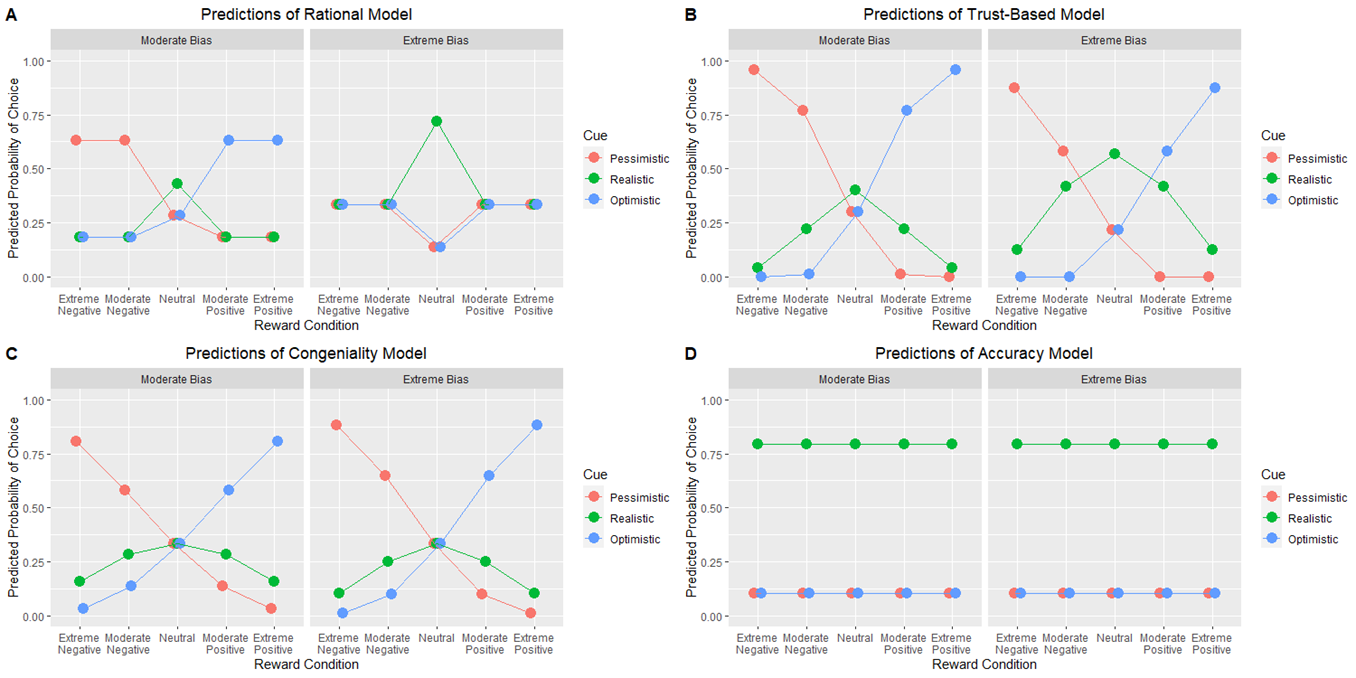

The script that drew this image:
library(tidyverse)
library(ggpubr)
library(stringr)

#Calculate and Normalize Expected Values for each Reward Condition and Information Valuation Strategy
Q <- function(Jprob = list(O1S1 = .375,O2S1 = .125,O1S2 = .125, O2S2 = .375), Reward = list(S1L = 5, S1R = 0, S2L = -5, S2R= 0), Model = "Confirmation_Bias",p1 = .25,p2=1,p3 = 0.25, p4 = .5){
  if(Model == "Rational"){
    EQ <- ifelse(Jprob$O1S1*Reward$S1L + Jprob$O1S2*Reward$S2L >
                   Jprob$O1S1*Reward$S1R + Jprob$O1S2*Reward$S2R,
                 Jprob$O1S1*Reward$S1L + Jprob$O1S2*Reward$S2L,
                 Jprob$O1S1*Reward$S1R + Jprob$O1S2*Reward$S2R) +
      ifelse(Jprob$O2S1*Reward$S1L + Jprob$O2S2*Reward$S2L > 
               Jprob$O2S1*Reward$S1R + Jprob$O2S2*Reward$S2R,
             Jprob$O2S1*Reward$S1L + Jprob$O2S2*Reward$S2L,
             Jprob$O2S1*Reward$S1R + Jprob$O2S2*Reward$S2R)
  } else if(Model == "Heuristic"){
    EQ <-  Jprob$O1S1*Reward$S1L + Jprob$O1S2*Reward$S2L + Jprob$O2S1*Reward$S1R + Jprob$O2S2*Reward$S2R
  } else if(Model == "Confirmation_Bias"){
    EQ <- ifelse((Jprob$O1S1 +Jprob$O2S1)*Reward$S1L + (Jprob$O1S2 +Jprob$O2S2)*Reward$S2L  >
                   (Jprob$O1S1 +Jprob$O2S1)*Reward$S1R + (Jprob$O1S2 +Jprob$O2S2)*Reward$S2R,
                 (Jprob$O1S1 + Jprob$O1S2)*((Jprob$O1S1 +Jprob$O2S1)*Reward$S1L + (Jprob$O1S2 +Jprob$O2S2)*Reward$S2L -
                                              ((Jprob$O1S1 +Jprob$O2S1)*Reward$S1R + (Jprob$O1S2 +Jprob$O2S2)*Reward$S2R)),
                 (Jprob$O2S1 + Jprob$O2S2)*((Jprob$O1S1 +Jprob$O2S1)*Reward$S1R + (Jprob$O1S2 +Jprob$O2S2)*Reward$S2R - 
                                              ((Jprob$O1S1 +Jprob$O2S1)*Reward$S1L + (Jprob$O1S2 +Jprob$O2S2)*Reward$S2L))) 
  } else if(Model == "Accuracy"){
    EQ <-  Jprob$O1S1 + Jprob$O2S2
  }
  CQ <- ifelse((Jprob$O1S1 +Jprob$O2S1)*Reward$S1L + (Jprob$O1S2 +Jprob$O2S2)*Reward$S2L  >
                 (Jprob$O1S1 +Jprob$O2S1)*Reward$S1R + (Jprob$O1S2 +Jprob$O2S2)*Reward$S2R,
               (Jprob$O1S1 +Jprob$O2S1)*Reward$S1L + (Jprob$O1S2 +Jprob$O2S2)*Reward$S2L,
               (Jprob$O1S1 +Jprob$O2S1)*Reward$S1R + (Jprob$O1S2 +Jprob$O2S2)*Reward$S2R) 
  return(list(EQ,CQ))
}

d <- data.frame(Condition = rep(1:5,each =6),
                Reward_Condition = rep(c("Extreme Negative", "Moderate Negative","Neutral","Moderate Positive","Extreme Positive"),each =6) %>%
                  factor(levels =c("Extreme Negative", "Moderate Negative","Neutral","Moderate Positive","Extreme Positive")) ,
                Cue = rep(c("Pessimistic","Realistic","Optimistic"),10) %>% factor(levels=c("Pessimistic","Realistic","Optimistic")),
                Bias_Condition = rep(c("Moderate Bias","Extreme Bias"),each =3) %>% factor(levels = c("Moderate Bias","Extreme Bias")))
for(i in c("Rational","Confirmation_Bias", "Heuristic","Accuracy")){
  QExtOptC1 <- Q(list(O1S1 = .5,O2S1 = 0, O1S2 = .5, O2S2 = .0), Reward = list(S1L = 1, S1R = 0, S2L = -10, S2R= 0), Model = i)[[1]]
  QModOptC1 <- Q(list(O1S1 = .5,O2S1 = 0, O1S2 = .275, O2S2 = .225), Reward = list(S1L = 1, S1R = 0, S2L = -10, S2R= 0), Model = i)[[1]]
  QRealC1 <- Q(list(O1S1 = .4,O2S1 = .1, O1S2 = .1, O2S2 = .4), Reward = list(S1L = 1, S1R = 0, S2L = -10, S2R= 0), Model = i)[[1]]
  QModPessC1 <- Q(list(O1S1 = .225,O2S1 = .275, O1S2 = 0, O2S2 = .5), Reward = list(S1L = 1, S1R = 0, S2L = -10, S2R= 0), Model = i)[[1]]
  QExtPessC1 <- Q(list(O1S1 = 0,O2S1 = .5, O1S2 = 0, O2S2 = .5), Reward = list(S1L = 1, S1R = 0, S2L = -10, S2R= 0), Model = i)[[1]]
  
  QExtOptC2 <- Q(list(O1S1 = .5,O2S1 = 0, O1S2 = .5, O2S2 = .0), Reward = list(S1L = 1, S1R = 0, S2L = -5, S2R= 0), Model = i)[[1]]
  QModOptC2 <- Q(list(O1S1 = .5,O2S1 = 0, O1S2 = .275, O2S2 = .225), Reward = list(S1L = 1, S1R = 0, S2L = -5, S2R= 0), Model = i)[[1]]
  QRealC2 <- Q(list(O1S1 = .4,O2S1 = .1, O1S2 = .1, O2S2 = .4), Reward = list(S1L = 1, S1R = 0, S2L = -5, S2R= 0), Model = i)[[1]]
  QModPessC2 <- Q(list(O1S1 = .225,O2S1 = .275, O1S2 = 0, O2S2 = .5), Reward = list(S1L = 1, S1R = 0, S2L = -5, S2R= 0), Model = i)[[1]]
  QExtPessC2 <- Q(list(O1S1 = 0,O2S1 = .5, O1S2 = 0, O2S2 = .5), Reward = list(S1L = 1, S1R = 0, S2L = -5, S2R= 0), Model = i)[[1]]
  
  QExtOptC3 <- Q(list(O1S1 = .5,O2S1 = 0, O1S2 = .5, O2S2 = .0), Reward = list(S1L = 1, S1R = 0, S2L = -1, S2R= 0), Model = i)[[1]]
  QModOptC3 <- Q(list(O1S1 = .5,O2S1 = 0, O1S2 = .275, O2S2 = .225), Reward = list(S1L = 1, S1R = 0, S2L = -1, S2R= 0), Model = i)[[1]]
  QRealC3 <- Q(list(O1S1 = .4,O2S1 = .1, O1S2 = .1, O2S2 = .4), Reward = list(S1L = 1, S1R = 0, S2L = -1, S2R= 0), Model = i)[[1]]
  QModPessC3 <- Q(list(O1S1 = .225,O2S1 = .275, O1S2 = 0, O2S2 = .5), Reward = list(S1L = 1, S1R = 0, S2L = -1, S2R= 0), Model = i)[[1]]
  QExtPessC3 <- Q(list(O1S1 = 0,O2S1 = .5, O1S2 = 0, O2S2 = .5), Reward = list(S1L = 1, S1R = 0, S2L = -1, S2R= 0), Model = i)[[1]]
  
  QExtOptC4 <- Q(list(O1S1 = .5,O2S1 = 0, O1S2 = .5, O2S2 = .0), Reward = list(S1L = 5, S1R = 0, S2L = -1, S2R= 0), Model = i)[[1]]
  QModOptC4 <- Q(list(O1S1 = .5,O2S1 = 0, O1S2 = .275, O2S2 = .225), Reward = list(S1L = 5, S1R = 0, S2L = -1, S2R= 0), Model = i)[[1]]
  QRealC4 <- Q(list(O1S1 = .4,O2S1 = .1, O1S2 = .1, O2S2 = .4), Reward = list(S1L = 5, S1R = 0, S2L = -1, S2R= 0), Model = i)[[1]]
  QModPessC4 <- Q(list(O1S1 = .225,O2S1 = .275, O1S2 = 0, O2S2 = .5), Reward = list(S1L = 5, S1R = 0, S2L = -1, S2R= 0), Model = i)[[1]]
  QExtPessC4 <- Q(list(O1S1 = 0,O2S1 = .5, O1S2 = 0, O2S2 = .5), Reward = list(S1L = 5, S1R = 0, S2L = -1, S2R= 0), Model = i)[[1]]
  
  QExtOptC5 <- Q(list(O1S1 = .5,O2S1 = 0, O1S2 = .5, O2S2 = .0), Reward = list(S1L = 10, S1R = 0, S2L = -1, S2R= 0), Model = i)[[1]]
  QModOptC5 <- Q(list(O1S1 = .5,O2S1 = 0, O1S2 = .275, O2S2 = .225), Reward = list(S1L = 10, S1R = 0, S2L = -1, S2R= 0), Model = i)[[1]]
  QRealC5 <- Q(list(O1S1 = .4,O2S1 = .1, O1S2 = .1, O2S2 = .4), Reward = list(S1L = 10, S1R = 0, S2L = -1, S2R= 0), Model = i)[[1]]
  QModPessC5 <- Q(list(O1S1 = .225,O2S1 = .275, O1S2 = 0, O2S2 = .5), Reward = list(S1L = 10, S1R = 0, S2L = -1, S2R= 0), Model = i)[[1]]
  QExtPessC5 <- Q(list(O1S1 = 0,O2S1 = .5, O1S2 = 0, O2S2 = .5), Reward = list(S1L = 10, S1R = 0, S2L = -1, S2R= 0), Model = i)[[1]]
  
  QExtOpt <- c(QExtOptC1,QExtOptC2,QExtOptC3,QExtOptC4,QExtOptC5,QRealC1,QRealC2,QRealC3,QRealC4,QRealC5,QExtPessC1,QExtPessC2,QExtPessC3,QExtPessC4,QExtPessC5) %>% scale
  QModOpt <- c(QModOptC1,QModOptC2,QModOptC3,QModOptC4,QModOptC5,QRealC1,QRealC2,QRealC3,QRealC4,QRealC5,QModPessC1,QModPessC2,QModPessC3,QModPessC4,QModPessC5) %>% scale
  QExtReal <- c(QRealC1,QRealC2,QRealC3,QRealC4,QRealC5,QExtOptC1,QExtOptC2,QExtOptC3,QExtOptC4,QExtOptC5,QExtPessC1,QExtPessC2,QExtPessC3,QExtPessC4,QExtPessC5) %>% scale
  QModReal <- c(QRealC1,QRealC2,QRealC3,QRealC4,QRealC5,QModOptC1,QModOptC2,QModOptC3,QModOptC4,QModOptC5,QModPessC1,QModPessC2,QModPessC3,QModPessC4,QModPessC5) %>% scale
  QModPess <- c(QModPessC1,QModPessC2,QModPessC3,QModPessC4,QModPessC5,QRealC1,QRealC2,QRealC3,QRealC4,QRealC5,QModOptC1,QModOptC2,QModOptC3,QModOptC4,QModOptC5) %>% scale
  QExtPess <- c(QExtPessC1,QExtPessC2,QExtPessC3,QExtPessC4,QExtPessC5,QRealC1,QRealC2,QRealC3,QRealC4,QRealC5,QExtOptC1,QExtOptC2,QExtOptC3,QExtOptC4,QExtOptC5) %>% scale
  
  d <- d %>% mutate(
    "EV_{i}" := case_when(
      Bias_Condition == "Extreme Bias" & Cue == "Optimistic" & Condition == 5 ~ QExtOpt[5],
      Bias_Condition == "Extreme Bias" & Cue == "Optimistic" & Condition == 4 ~ QExtOpt[4],
      Bias_Condition == "Extreme Bias" & Cue == "Optimistic" & Condition == 3 ~ QExtOpt[3],
      Bias_Condition == "Extreme Bias" & Cue == "Optimistic" & Condition == 2 ~ QExtOpt[2],
      Bias_Condition == "Extreme Bias" & Cue == "Optimistic" & Condition == 1 ~ QExtOpt[1],
      
      Bias_Condition == "Extreme Bias" & Cue == "Realistic" & Condition == 5 ~ QExtReal[5],
      Bias_Condition == "Extreme Bias" & Cue == "Realistic" & Condition == 4 ~ QExtReal[4],
      Bias_Condition == "Extreme Bias" & Cue == "Realistic" & Condition == 3 ~ QExtReal[3],
      Bias_Condition == "Extreme Bias" & Cue == "Realistic" & Condition == 2 ~ QExtReal[2],
      Bias_Condition == "Extreme Bias" & Cue == "Realistic" & Condition == 1 ~ QExtReal[1],
      
      Bias_Condition == "Extreme Bias" & Cue == "Pessimistic" & Condition == 5 ~ QExtPess[5],
      Bias_Condition == "Extreme Bias" & Cue == "Pessimistic" & Condition == 4 ~ QExtPess[4],
      Bias_Condition == "Extreme Bias" & Cue == "Pessimistic" & Condition == 3 ~ QExtPess[3],
      Bias_Condition == "Extreme Bias" & Cue == "Pessimistic" & Condition == 2 ~ QExtPess[2],
      Bias_Condition == "Extreme Bias" & Cue == "Pessimistic" & Condition == 1 ~ QExtPess[1],
      
      Bias_Condition == "Moderate Bias" & Cue == "Optimistic" & Condition == 5 ~ QModOpt[5],
      Bias_Condition == "Moderate Bias" & Cue == "Optimistic" & Condition == 4 ~ QModOpt[4],
      Bias_Condition == "Moderate Bias" & Cue == "Optimistic" & Condition == 3 ~ QModOpt[3],
      Bias_Condition == "Moderate Bias" & Cue == "Optimistic" & Condition == 2 ~ QModOpt[2],
      Bias_Condition == "Moderate Bias" & Cue == "Optimistic" & Condition == 1 ~ QModOpt[1],
      
      Bias_Condition == "Moderate Bias" & Cue == "Realistic" & Condition == 5 ~ QModReal[5],
      Bias_Condition == "Moderate Bias" & Cue == "Realistic" & Condition == 4 ~ QModReal[4],
      Bias_Condition == "Moderate Bias" & Cue == "Realistic" & Condition == 3 ~ QModReal[3],
      Bias_Condition == "Moderate Bias" & Cue == "Realistic" & Condition == 2 ~ QModReal[2],
      Bias_Condition == "Moderate Bias" & Cue == "Realistic" & Condition == 1 ~ QModReal[1],
      
      Bias_Condition == "Moderate Bias" & Cue == "Pessimistic" & Condition == 5 ~ QModPess[5],
      Bias_Condition == "Moderate Bias" & Cue == "Pessimistic" & Condition == 4 ~ QModPess[4],
      Bias_Condition == "Moderate Bias" & Cue == "Pessimistic" & Condition == 3 ~ QModPess[3],
      Bias_Condition == "Moderate Bias" & Cue == "Pessimistic" & Condition == 2 ~ QModPess[2],
      Bias_Condition == "Moderate Bias" & Cue == "Pessimistic" & Condition == 1 ~ QModPess[1]
    )
  )
}

##Simulate Preference for Biased information for each Information Valuation Strategy using a Softmax
dP <- d %>% 
  group_by(Reward_Condition,Bias_Condition) %>% 
  mutate(
    EVRationalExp = exp(10*EV_Rational),
    EVHeuristicExp = exp(7*EV_Heuristic),
    EVCBExp = exp(1.5*EV_Confirmation_Bias),
    EVAccExp = exp(EV_Accuracy),
    EV_Rational_Probs = EVRationalExp/sum(EVRationalExp),
    EV_Heuristic_Probs = EVHeuristicExp/sum(EVHeuristicExp),
    EV_CB_Probs = EVCBExp/sum(EVCBExp),
    EV_Acc_Probs = EVAccExp/sum(EVAccExp))


##Plot Simulated Preference for biased information under each information valuation strategy 
P_Rational <- dP %>% ggplot(aes(x=Reward_Condition, y=EV_Rational_Probs, color= Cue, group = Cue)) + 
  geom_point(position=position_dodge(width = 0.2), size = 4) +
  geom_line(position=position_dodge(width = 0.2)) +
  ylim(c(0,1)) +
  scale_fill_brewer(palette="Paired") +
  facet_wrap(~Bias_Condition) +
  labs(x = "Reward Condition", y = "Predicted Probability of Choice",title = "Predictions of Rational Model") +
  theme(plot.subtitle = element_text(hjust = 0.5),plot.title = element_text(hjust = 0.5)) +
  scale_x_discrete(labels = function(x) str_wrap(x, width = 10))


P_Heuristic <- dP %>% ggplot(aes(x=Reward_Condition, y=EV_Heuristic_Probs, color= Cue, group = Cue)) + 
  geom_point(position=position_dodge(width = 0.2), size = 4) +
  geom_line(position=position_dodge(width = 0.2)) +
  ylim(c(0,1)) +
  scale_fill_brewer(palette="Paired") +
  facet_wrap(~Bias_Condition) +
  labs(x = "Reward Condition", y = "Predicted Probability of Choice",title = "Predictions of Trust-Based Model") +
  theme(plot.subtitle = element_text(hjust = 0.5),plot.title = element_text(hjust = 0.5)) +
  scale_x_discrete(labels = function(x) str_wrap(x, width = 10))


P_CB <- dP %>% ggplot(aes(x=Reward_Condition, y=EV_CB_Probs, color= Cue, group = Cue)) + 
  geom_point(position=position_dodge(width = 0.2), size = 4) +
  geom_line(position=position_dodge(width = 0.2)) +
  ylim(c(0,1)) +
  scale_fill_brewer(palette="Paired") +
  facet_wrap(~Bias_Condition) +
  labs(x = "Reward Condition", y = "Predicted Probability of Choice",title = "Predictions of Congeniality Model") +
  theme(plot.subtitle = element_text(hjust = 0.5),plot.title = element_text(hjust = 0.5)) +
  scale_x_discrete(labels = function(x) str_wrap(x, width = 10))


P_Acc <- dP %>% ggplot(aes(x=Reward_Condition, y=EV_Acc_Probs, color= Cue, group = Cue)) + 
  geom_point(position=position_dodge(width = 0.2), size = 4) +
  geom_line(position=position_dodge(width = 0.2)) +
  ylim(c(0,1)) +
  scale_fill_brewer(palette="Paired") +
  facet_wrap(~Bias_Condition) +
  labs(x = "Reward Condition", y = "Predicted Probability of Choice",title = "Predictions of Accuracy Model") +
  theme(plot.subtitle = element_text(hjust = 0.5),plot.title = element_text(hjust = 0.5)) +
  scale_x_discrete(labels = function(x) str_wrap(x, width = 10))


ggarrange(P_Rational, P_Heuristic, P_CB,P_Acc,
          labels = c("A", "B", "C","D"),
          ncol = 2, nrow = 2)
